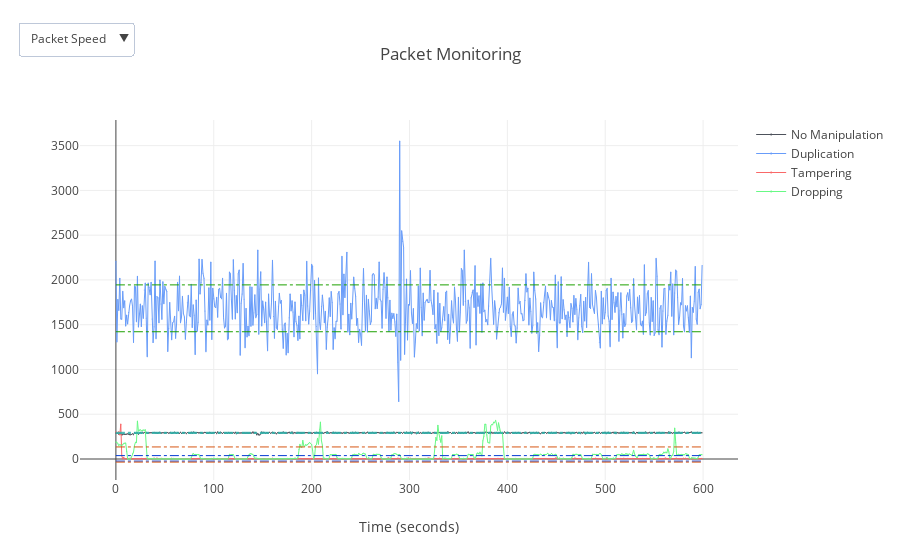

Notebook code for this chart:
### Code cell
norm_speed = {'x': np.arange(0, 600), 'y': getPacketSpeeds(df_norm)}
dup_speed = {'x': np.arange(0, 600), 'y': getPacketSpeeds(df_dup)}
tamper_speed = {'x': np.arange(0, 600), 'y': getPacketSpeeds(df_tamper)}
drop_speed = {'x': np.arange(0, 600), 'y': getPacketSpeeds(df_drop)}

data = []
buttons_data = []
buttons_labels = ["Packet Speed"]
plot_data = [{"Title": "No Manipulation", "Type": "Packet Speed", "Data": norm_speed, "Color": "rgb(77, 82, 91)"}, 
             {"Title": "Duplication", "Type": "Packet Speed", "Data": dup_speed, "Color": "rgb(104, 156, 249)"}, 
             {"Title": "Tampering", "Type": "Packet Speed", "Data": tamper_speed, "Color": "rgb(249, 104, 104)"}, 
             {"Title": "Dropping", "Type": "Packet Speed", "Data": drop_speed, "Color": "rgb(104, 249, 133)"}]

for button_label in buttons_labels:
    buttons_data.append(dict(
        label = button_label,
        method = 'update',
        args = [{'visible': updateVisibility(button_label)}]
    ))
    
for plot_datum in plot_data:
    data.append(go.Scatter(
        x=plot_datum["Data"]["x"],
        y=plot_datum["Data"]["y"],
        mode='lines+markers',
        line=dict(
            color=plot_datum["Color"],
            width=1
        ),
        marker = dict(
            size = 1
        ),
        name=plot_datum["Title"],
        text=plot_datum["Title"],
        visible=(plot_datum["Type"]=='Packet Speed')
    ))
    

updatemenus = list([
    dict(active=0,
         buttons= buttons_data,
         direction = 'down',
         pad = {'r': 10, 't': 10},
         showactive = True,
         x = 0,
         xanchor = 'center',
         y = 1.3,
         yanchor = 'top'
    )
])

thresholds = [
    [StandardDeviance(norm_speed['y'])],
    [StandardDeviance(dup_speed['y'])],
    [StandardDeviance(tamper_speed['y'])],
    [StandardDeviance(drop_speed['y'])]
]



shapes = []

for array in thresholds:
    r = random.randint(0,255)
    g = random.randint(0,255)
    b = random.randint(0,255)
    print(array)
    temp = dict()
    temp.update({
    'type' : 'line',
    'x0' : 0,
    'y0': array[0][0] + array[0][1],
    'x1': 600,
    'y1': array[0][0] + array[0][1],
    'line': {
        'color':'rgb({},{},{})'.format(r,g,b),
        'width':1,
        'dash':'dashdot',   
        },
    })
    
    temp2 = dict()
    temp2.update({
    'type' : 'line',
    'x0' : 0,
    'y0': array[0][0] - array[0][1],
    'x1': 600,
    'y1': array[0][0] - array[0][1],
    'line': {
        'color':'rgb({},{},{})'.format(r,g,b),
        'width':1,
        'dash':'dashdot',   
        },
    })
    
    shapes.append(temp)
    shapes.append(temp2)

    
    

layout = dict(
    title='Packet Monitoring',
    updatemenus = updatemenus,
    xaxis=dict(
        title='Time (seconds)',
        rangeslider=dict(),
        autorange=True
    ),
    shapes=shapes
)


fig = dict(data=data, layout=layout)
iplot(fig)

### Figure 1 — Plotly figure (JSON) as saved in the notebook; plotly's stock layout.template omitted (floating-point values rounded to 4 significant figures; data arrays with more than 128 entries replaced by an {"elided": "..."} marker saying what was removed)
{"data": [{"line": {"color": "rgb(77, 82, 91)", "width": 1}, "marker": {"size": 1}, "mode": "lines+markers", "name": "No Manipulation", "text": "No Manipulation", "type": "scatter", "visible": true, "x": {"elided": "600 int values"}, "y": {"elided": "600 int values"}}, {"line": {"color": "rgb(104, 156, 249)", "width": 1}, "marker": {"size": 1}, "mode": "lines+markers", "name": "Duplication", "text": "Duplication", "type": "scatter", "visible": true, "x": {"elided": "600 int values"}, "y": {"elided": "600 int values"}}, {"line": {"color": "rgb(249, 104, 104)", "width": 1}, "marker": {"size": 1}, "mode": "lines+markers", "name": "Tampering", "text": "Tampering", "type": "scatter", "visible": true, "x": {"elided": "600 int values"}, "y": {"elided": "600 int values"}}, {"line": {"color": "rgb(104, 249, 133)", "width": 1}, "marker": {"size": 1}, "mode": "lines+markers", "name": "Dropping", "text": "Dropping", "type": "scatter", "visible": true, "x": {"elided": "600 int values"}, "y": {"elided": "600 int values"}}], "layout": {"shapes": [{"line": {"color": "rgb(45,175,168)", "dash": "dashdot", "width": 1}, "type": "line", "x0": 0, "x1": 600, "y0": 298.0, "y1": 298.0}, {"line": {"color": "rgb(45,175,168)", "dash": "dashdot", "width": 1}, "type": "line", "x0": 0, "x1": 600, "y0": 286.3, "y1": 286.3}, {"line": {"color": "rgb(29,160,1)", "dash": "dashdot", "width": 1}, "type": "line", "x0": 0, "x1": 600, "y0": 1945.0, "y1": 1945.0}, {"line": {"color": "rgb(29,160,1)", "dash": "dashdot", "width": 1}, "type": "line", "x0": 0, "x1": 600, "y0": 1421.0, "y1": 1421.0}, {"line": {"color": "rgb(3,58,211)", "dash": "dashdot", "width": 1}, "type": "line", "x0": 0, "x1": 600, "y0": 37.87, "y1": 37.87}, {"line": {"color": "rgb(3,58,211)", "dash": "dashdot", "width": 1}, "type": "line", "x0": 0, "x1": 600, "y0": -23.45, "y1": -23.45}, {"line": {"color": "rgb(215,86,19)", "dash": "dashdot", "width": 1}, "type": "line", "x0": 0, "x1": 600, "y0": 134.6, "y1": 134.6}, {"line": {"color": "rgb(215,86,19)", "dash": "dashdot", "width": 1}, "type": "line", "x0": 0, "x1": 600, "y0": -34.59, "y1": -34.59}], "title": {"text": "Packet Monitoring"}, "updatemenus": [{"active": 0, "buttons": [{"args": [{"visible": [true, true, true, true]}], "label": "Packet Speed", "method": "update"}], "direction": "down", "pad": {"r": 10, "t": 10}, "showactive": true, "x": 0, "xanchor": "center", "y": 1.3, "yanchor": "top"}], "xaxis": {"autorange": true, "title": {"text": "Time (seconds)"}}}}
